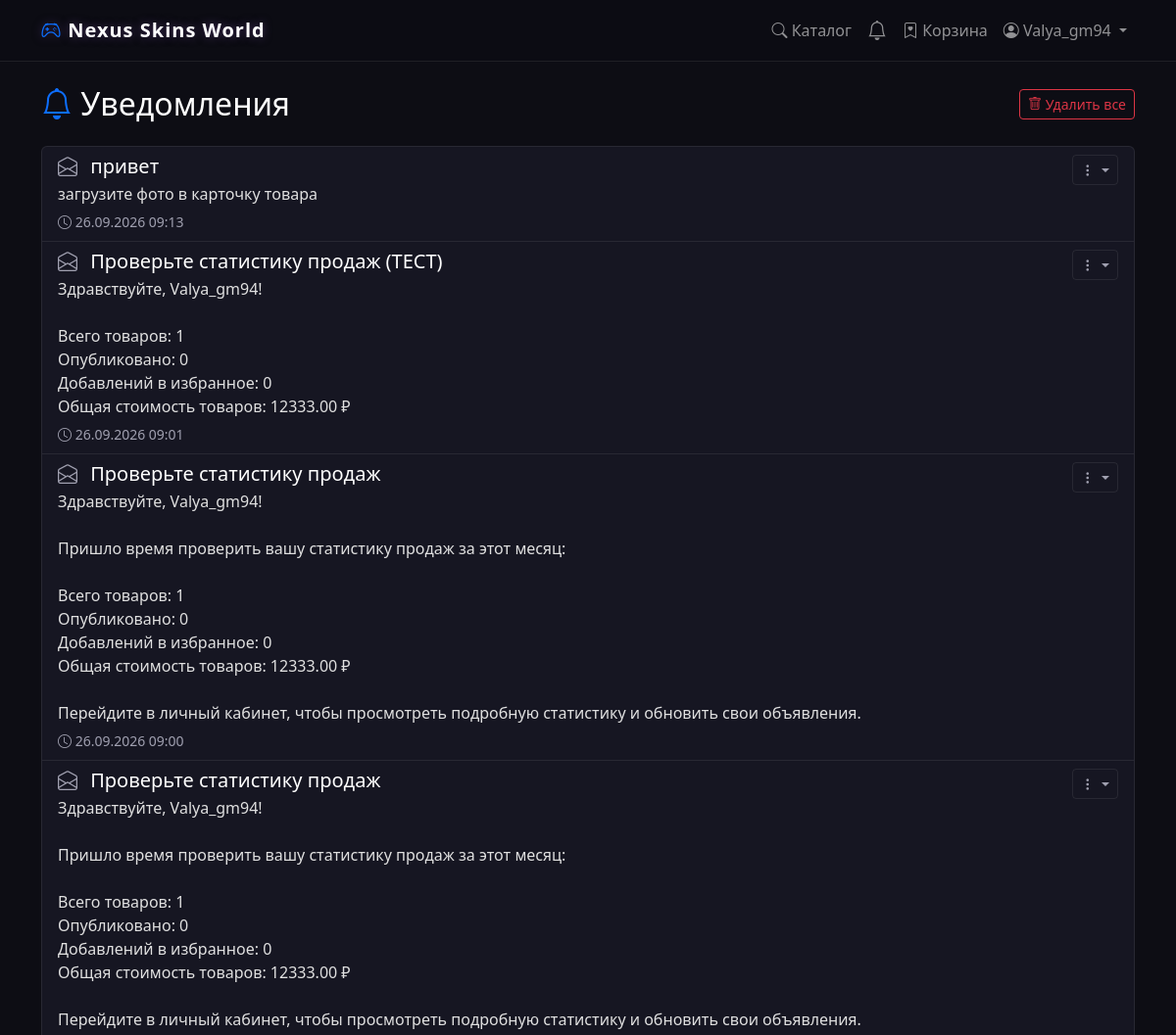
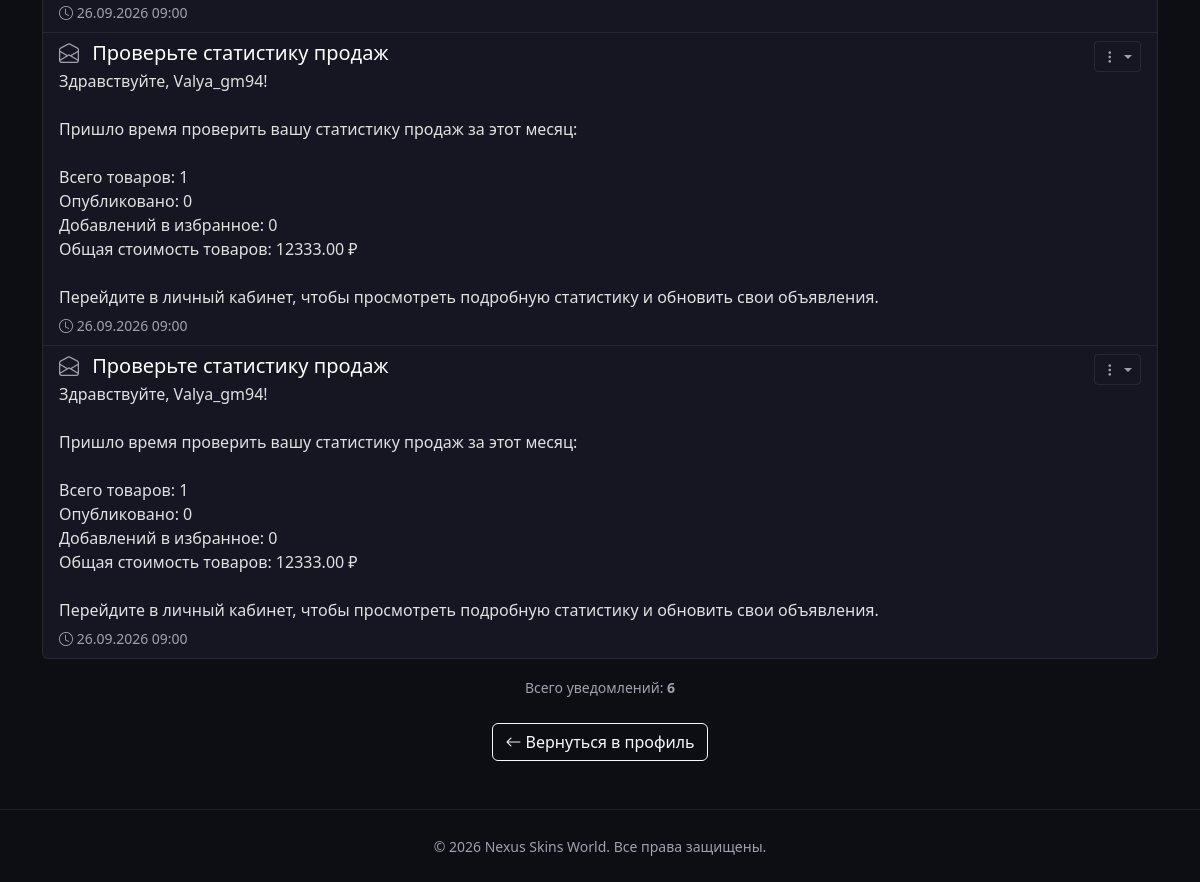
Screenshot of /notifications/ (signed in) with the database file from the repository (2 pictures, top to bottom).
### marketplace/models.py (models this page shows, shortened)
class Notification(models.Model):
    NOTIFICATION_TYPES = [
        ('sales_stats', 'Статистика продаж'),
        ('system', 'Системное'),
        ('promo', 'Акция'),
    ]
    user = models.ForeignKey(User, on_delete=models.CASCADE, verbose_name='Пользователь')
    title = models.CharField(max_length=200, verbose_name='Заголовок')
    message = models.TextField(verbose_name='Сообщение')
    notification_type = models.CharField(
        max_length=20,
        choices=NOTIFICATION_TYPES,
        default='system',
        verbose_name='Тип'
    )
    is_read = models.BooleanField(default=False, verbose_name='Прочитано')
    created_at = models.DateTimeField(auto_now_add=True, verbose_name='Дата создания')
    class Meta:
        verbose_name = 'Уведомление'
        verbose_name_plural = 'Уведомления'
        ordering = ['-created_at']

### marketplace/views.py (the view)
# urls.py: path('notifications/', views.notification_list, name='notifications'),
@login_required
def notification_list(request):
    notifications = Notification.objects.filter(user=request.user)
    notifications.filter(is_read=False).update(is_read=True)
    return render(request, 'marketplaces/notifications.html', {
        'notifications': notifications,
    })

### marketplace/context_processors.py (called while the page is built)
def unread_notifications(request):
    if request.user.is_authenticated:
        count = Notification.objects.filter(
            user=request.user,
            is_read=False
        ).count()
    else:
        count = 0
    return {
        'unread_notifications_count': count
    }

### marketplace/templates/marketplaces/notifications.html (shortened to what this page needs)
{% extends 'base.html' %}
{% block content %}
<div class="row">
    <div class="col-12 mb-4">
        <div class="d-flex justify-content-between align-items-center flex-wrap gap-2">
            <h2 class="text-white mb-0">
                <i class="bi bi-bell text-primary"></i> Уведомления
            </h2>
            {% if notifications %}
            <form method="post" action="{% url 'marketplace:notifications_delete_all' %}"
                  class="d-inline"
                  id="delete-all-form">
                <button type="submit"
                        class="btn btn-outline-danger btn-sm"
                        onclick="return confirmDeleteAll()">
                    <i class="bi bi-trash"></i> Удалить все
                </button>
            </form>
            {% endif %}
        </div>
    </div>
</div>
{% if notifications %}
<div class="list-group">
    {% for notification in notifications %}
    <div class="list-group-item {% if not notification.is_read %}border-start border-primary border-3{% endif %}">
        <div class="d-flex justify-content-between align-items-start">
            <div class="flex-grow-1">
                <h5 class="mb-1 text-white">
                    {% if not notification.is_read %}
                    <i class="bi bi-envelope-fill text-primary me-2"></i>
                    {% else %}
                    <i class="bi bi-envelope-open text-muted me-2"></i>
                    {% endif %}
                    {{ notification.title }}
                </h5>
                <p class="mb-1" style="white-space: pre-line;">{{ notification.message }}</p>
                <small class="text-muted">
                    <i class="bi bi-clock"></i> {{ notification.created_at|date:"d.m.Y H:i" }}
                </small>
            </div>
            <div class="ms-3">
                <div class="dropdown">
                    <button class="btn btn-sm btn-outline-secondary dropdown-toggle"
                            type="button"
                            data-bs-toggle="dropdown"
                            title="Действия">
                        <i class="bi bi-three-dots-vertical"></i>
                    </button>
                </div>
            </div>
        </div>
    </div>
    {% endfor %}
</div>
<div class="mt-3 text-center">
    <small class="text-muted">
        Всего уведомлений: <strong>{{ notifications.count }}</strong>
    </small>
</div>
{% else %}
<div class="alert alert-info text-center py-5">
    <i class="bi bi-bell-slash fs-1 d-block mb-3"></i>
    <h5>У вас пока нет уведомлений</h5>
    <p class="mb-0">Новые уведомления появятся здесь.</p>
</div>
{% endif %}
<div class="mt-4 text-center">
    <a href="{% url 'marketplace:profile' %}" class="btn btn-outline-light">
        <i class="bi bi-arrow-left"></i> Вернуться в профиль
    </a>
</div>
{% endblock %}

### marketplace/templates/base.html (shortened to what this page needs)
{% load static %}
<!DOCTYPE html>
<html lang="ru">
<head>
    <link href="https://cdn.jsdelivr.net/npm/bootstrap@5.3.0/dist/css/bootstrap.min.css" rel="stylesheet">
    <link rel="stylesheet" href="https://cdn.jsdelivr.net/npm/bootstrap-icons@1.10.0/font/bootstrap-icons.css">
</head>
<body>
    <nav class="navbar navbar-expand-lg navbar-dark sticky-top">
        <div class="container">
            <a class="navbar-brand" href="{% url 'marketplace:index' %}">
                <i class="bi bi-controller text-primary"></i> Nexus Skins World
            </a>
            <div class="collapse navbar-collapse" id="navbarNav">
                <ul class="navbar-nav ms-auto align-items-center">
                    <li class="nav-item">
                        <a class="nav-link" href="{% url 'marketplace:marketplace_list' %}">
                            <i class="bi bi-search"></i> Каталог
                        </a>
                    </li>
                    {% if user.is_authenticated %}
                        <li class="nav-item">
                            <a class="nav-link position-relative" href="{% url 'marketplace:notifications' %}">
                                <i class="bi bi-bell fs-5"></i>
                            </a>
                        </li>
                        <li class="nav-item">
                            <a class="nav-link" href="{% url 'marketplace:saved_marketplaces' %}">
                                <i class="bi bi-bookmark-heart"></i> Корзина
                            </a>
                        </li>
                        <li class="nav-item dropdown">
                            <a class="nav-link dropdown-toggle" href="#" role="button" data-bs-toggle="dropdown">
                                <i class="bi bi-person-circle"></i> {{ user.username }}
                            </a>
                        </li>
                    {% endif %}
                </ul>
            </div>
        </div>
    </nav>
    <main class="container mt-4 mb-5">
        {% block content %}{% endblock %}
    </main>
    <footer class="text-center py-4 mt-auto" style="border-top: 1px solid var(--border-color); color: var(--text-muted);">
        <div class="container">
            <small>&copy; {% now "Y" %} Nexus Skins World. Все права защищены.</small>
        </div>
    </footer>
</body>
</html>

### marketplace/templates/base.html (style rules this page uses)
:root { --bg-dark: #0d0d14; --bg-card: #161622; --bg-card-hover: #1e1e2f; --text-main: #e0e0e0; --text-muted: #a0a0b0; --neon-primary: #764ba2; --neon-secondary: #667eea; --border-color: rgba(255, 255, 255, 0.08); }
body { background-color: var(--bg-dark); color: var(--text-main); font-family: 'Segoe UI', Tahoma, Geneva, Verdana, sans-serif; }
.navbar { background-color: rgba(13, 13, 20, 0.95) !important; backdrop-filter: blur(10px); border-bottom: 1px solid var(--border-color); }
.navbar-brand { font-weight: 800; letter-spacing: 1px; text-shadow: 0 0 10px rgba(118, 75, 162, 0.5); }
.list-group-item { background-color: var(--bg-card); border: 1px solid var(--border-color); color: var(--text-main); }
a { color: var(--neon-secondary); text-decoration: none; transition: color 0.2s; }
.text-muted { color: var(--text-muted) !important; }
.btn-outline-secondary { color: var(--text-muted); border-color: var(--border-color); }

### rows the page displays
Notification: is_read True (drawn), title "привет", message "загрузите фото в карточку товара", created_at "26.09.2026 09:13"
Notification: is_read True (drawn), title "Проверьте статистику продаж (ТЕСТ)", message "Здравствуйте, Valya_gm94! Всего товаров: 1 Опубликовано: 0 Добавлений в избранное: 0 Общая стоимость товаров: 12333.00 ₽", created_at "26.09.2026 09:01"
Notification: is_read True (drawn), title "Проверьте статистику продаж", message "Здравствуйте, Valya_gm94! Пришло время проверить вашу статистику продаж за этот месяц: Всего товаров: 1 Опубликовано: 0 Добавлений в избранное: 0 Общая стоимость товаров: 12333.00 ₽ Перейдите в личный кабинет, чтобы просмотреть подробную статистику и обновить свои объявления.", created_at "26.09.2026 09:00"
Notification: is_read True (drawn), title "Проверьте статистику продаж", message "Здравствуйте, Valya_gm94! Пришло время проверить вашу статистику продаж за этот месяц: Всего товаров: 1 Опубликовано: 0 Добавлений в избранное: 0 Общая стоимость товаров: 12333.00 ₽ Перейдите в личный кабинет, чтобы просмотреть подробную статистику и обновить свои объявления.", created_at "26.09.2026 09:00"
Notification: is_read True (drawn), title "Проверьте статистику продаж", message "Здравствуйте, Valya_gm94! Пришло время проверить вашу статистику продаж за этот месяц: Всего товаров: 1 Опубликовано: 0 Добавлений в избранное: 0 Общая стоимость товаров: 12333.00 ₽ Перейдите в личный кабинет, чтобы просмотреть подробную статистику и обновить свои объявления.", created_at "26.09.2026 09:00"
Notification: is_read True (drawn), title "Проверьте статистику продаж", message "Здравствуйте, Valya_gm94! Пришло время проверить вашу статистику продаж за этот месяц: Всего товаров: 1 Опубликовано: 0 Добавлений в избранное: 0 Общая стоимость товаров: 12333.00 ₽ Перейдите в личный кабинет, чтобы просмотреть подробную статистику и обновить свои объявления.", created_at "26.09.2026 09:00"

### other values shown
{{ user.username }} "Valya_gm94"
{{ notifications.count }} "6"
